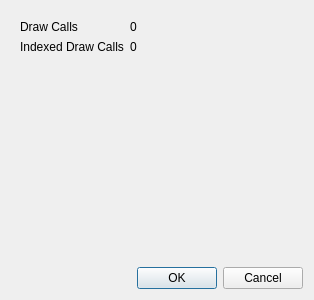
<?xml version="1.0" encoding="UTF-8"?>
<ui version="4.0">
 <class>CDebugDialog</class>
 <widget class="QDialog" name="CDebugDialog">
  <property name="geometry">
   <rect>
    <x>0</x>
    <y>0</y>
    <width>314</width>
    <height>300</height>
   </rect>
  </property>
  <property name="windowTitle">
   <string>Render Debug</string>
  </property>
  <layout class="QVBoxLayout" name="verticalLayout">
   <item>
    <widget class="QWidget" name="MainWidget" native="true">
     <layout class="QHBoxLayout" name="horizontalLayout">
      <item>
       <layout class="QFormLayout" name="formLayout">
        <item row="0" column="0">
         <widget class="QLabel" name="label">
          <property name="minimumSize">
           <size>
            <width>80</width>
            <height>0</height>
           </size>
          </property>
          <property name="text">
           <string>Draw Calls</string>
          </property>
         </widget>
        </item>
        <item row="0" column="1">
         <widget class="QLabel" name="DrawCallLabel">
          <property name="maximumSize">
           <size>
            <width>50</width>
            <height>16777215</height>
           </size>
          </property>
          <property name="text">
           <string>0</string>
          </property>
         </widget>
        </item>
        <item row="1" column="0">
         <widget class="QLabel" name="label_2">
          <property name="text">
           <string>Indexed Draw Calls</string>
          </property>
         </widget>
        </item>
        <item row="1" column="1">
         <widget class="QLabel" name="IndexedDrawCallLabel">
          <property name="text">
           <string>0</string>
          </property>
         </widget>
        </item>
       </layout>
      </item>
     </layout>
    </widget>
   </item>
   <item>
    <widget class="QDialogButtonBox" name="buttonBox">
     <property name="orientation">
      <enum>Qt::Horizontal</enum>
     </property>
     <property name="standardButtons">
      <set>QDialogButtonBox::Cancel|QDialogButtonBox::Ok</set>
     </property>
    </widget>
   </item>
  </layout>
 </widget>
 <resources/>
 <connections>
  <connection>
   <sender>buttonBox</sender>
   <signal>accepted()</signal>
   <receiver>CDebugDialog</receiver>
   <slot>accept()</slot>
   <hints>
    <hint type="sourcelabel">
     <x>248</x>
     <y>254</y>
    </hint>
    <hint type="destinationlabel">
     <x>157</x>
     <y>274</y>
    </hint>
   </hints>
  </connection>
  <connection>
   <sender>buttonBox</sender>
   <signal>rejected()</signal>
   <receiver>CDebugDialog</receiver>
   <slot>reject()</slot>
   <hints>
    <hint type="sourcelabel">
     <x>316</x>
     <y>260</y>
    </hint>
    <hint type="destinationlabel">
     <x>286</x>
     <y>274</y>
    </hint>
   </hints>
  </connection>
 </connections>
</ui>
